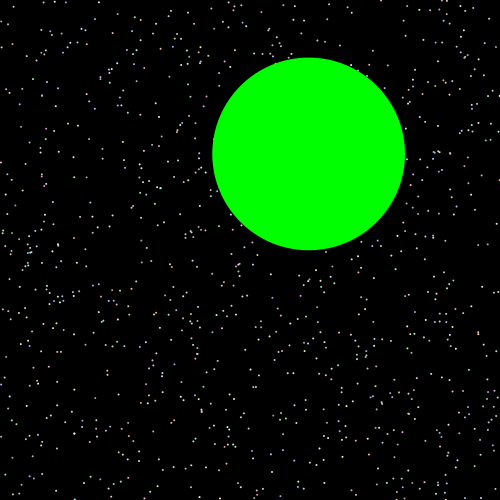
Frame 1 (no input)
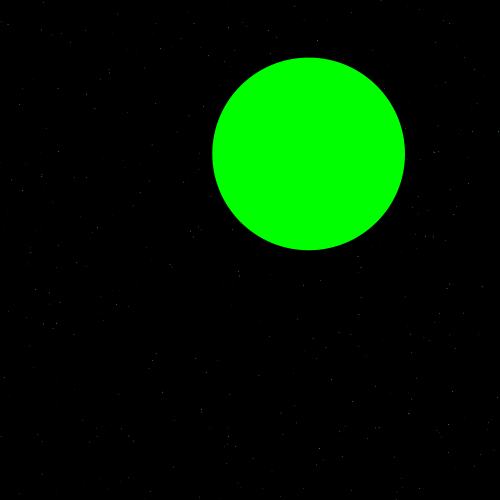
Frame 60 (the mouse pressed at the canvas centre just before this capture)
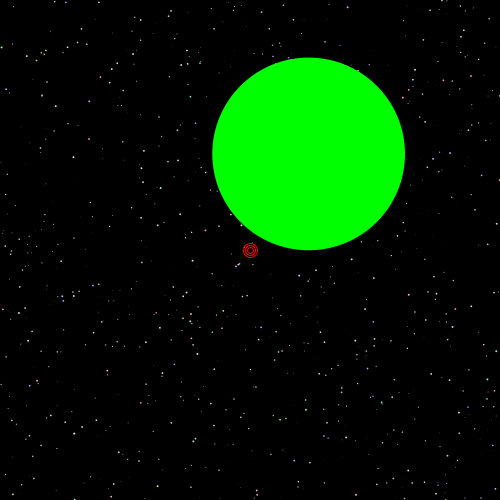
Frame 120 (the mouse held since frame 60 and released just before this capture)

The Processing sketch that drew these frames (run headless with seeded random() and noise(); from frame 60 on, the mouse is pressed at the canvas centre):

// Processing sketch: target
// ── target.pde
/*
 *  The following program creates a small galaxy. The user can
 *  use the mouse to place a target onto the screen, which the
 *  planet can follow if the spacebar is pressed.
 *
 *  Sources: Stars from class example
 *
*/

//target pos
int tx = 0;
int ty = 0;
//planet pos & size
float px = random(50,450);
float py = random(50,450);
float ps = random(50, 200);
//booleans
boolean target = false;
boolean follow = false;

void setup() {
  size(500,500);
}

//target movment
void mousePressed() {
  tx = mouseX;
  ty = mouseY;
  target = true;
}

void draw() {
  background(0);
  
//stars
  randomSeed(1000);
  noStroke();
  for (int i =0; i<1000; i++) {
    fill(random(150,255),random(150,255),random(150,255));
    float s1 = cos(frameCount*0.1 * random(0.3,0.5)) + 1;
    ellipse(random(500),random(500),s1,s1);
  }

//target
  noFill();
  stroke(255,0,0);
  strokeWeight(1);
  if (target) {
    ellipse(tx, ty, 14, 14);
    ellipse(tx, ty, 10, 10);
    ellipse(tx, ty, 6, 6);
  }

//planet
  noStroke();
  fill(0,255,0);
  ellipse(px, py, ps, ps);
  if (target) {
    if (follow) {
      if (tx > px) {
        px = px + 1;
      }
      if (tx < px) {
        px = px - 1;
      }
      if (ty > py) {
        py = py + 1;
      }
      if (ty < py) {
        py = py - 1;
      }
    }
  }
}

//planet movement
void keyPressed() {
  if (keyCode == ' ') {
    if (follow == true) {
      follow = false;
    }
    else {
      follow = true;
    }
  }
}
